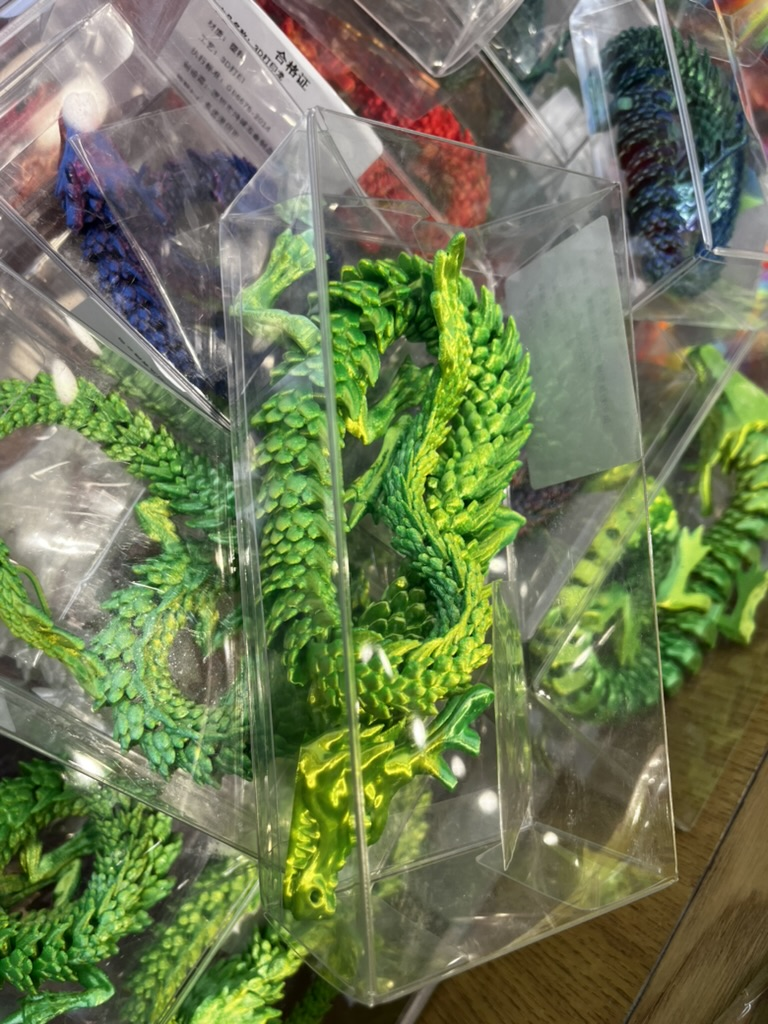
#> input picture ColorfulDragon.jpg, 768 x 1024 px, found by its file name
$ python 2_2_RainbowtoGrayscale.py
#> lines starting #> are read from the running program, lines starting #| are printed output that depends on the picture
#convert the colored photo to greyscale
#colorful: arlisgreat/ColorfulDragon.jpg
#grey:arlisgreat/GrayDragon.jpg
import cv2
import numpy as np


def convert_to_grayscale_cv(image_path, output_path):
#> called with image_path = 'arlisgreat/ColorfulDragon.jpg', output_path = 'arlisgreat/GrayDragon.jpg'
    color_image = cv2.imread(image_path)
#> color_image is the input picture: shape (1024, 768, 3); mean B, G, R 84.4, 121.4, 110.4

    # 根据给定公式转换为灰度图像
    gray_image = 0.3 * color_image[:, :, 2] + 0.59 * color_image[:, :, 1] + 0.11 * color_image[:, :, 0]
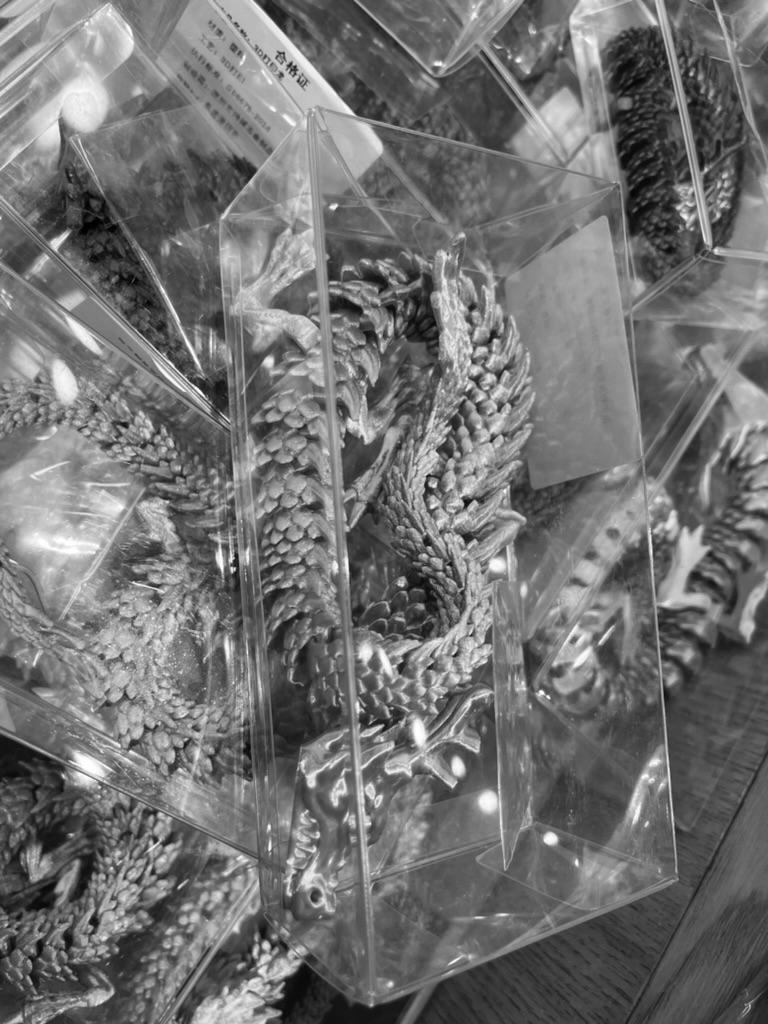
#> gray_image: shape (1024, 768) float64; min 0.77, max 255, mean 114
    gray_image = gray_image.astype(np.uint8)

    # 保存灰度图像
    cv2.imwrite(output_path, gray_image)

    # 使用OpenCV显示图像
    cv2.imshow('GrayScale Image', gray_image)
    cv2.waitKey(0)  # 等待按键后关闭窗口
    cv2.destroyAllWindows()

# 调用函数，指定输入图像和输出图像的路径
convert_to_grayscale_cv('arlisgreat/ColorfulDragon.jpg', 'arlisgreat/GrayDragon.jpg')
